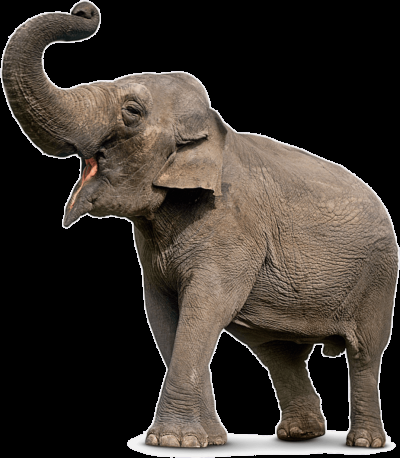
%> input picture C3-C均值聚类/elephant.png, 400 x 458 px
$ octave C3_2_2.m   (GNU Octave 9; MATLAB toolbox functions it lacks are replaced by stand-ins)
%> lines starting %> are read from the running program, lines starting %| are printed output that depends on the picture; in (x1, y1, x2, y2) boxes, pixels count from 0 and x2, y2 are one past the last pixel; in counts of white or black regions, pixels touching at a corner belong together; the program's own positions count from 1
%% C3.2.2 Vector quantization with C-means
% Author: Alephant
% Date: 22 Nov 2022
clc;
close all;
clear;


%% paramters
figpath = 'figures/';
figtype = '.png';


%% raw png
raw_png = imread('elephant.png');
%> raw_png is the input picture: size 458x400x3 uint8; mean R, G, B 59.2, 52.2, 45.7
x = rgb2gray(raw_png);
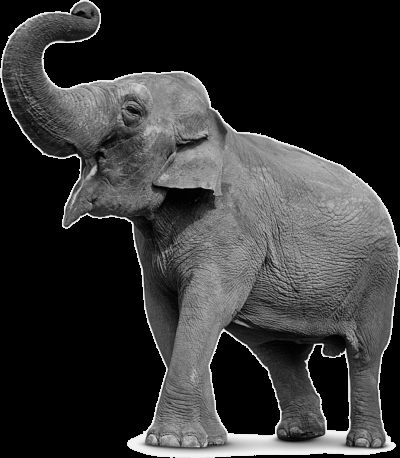
%> x: size 458x400 uint8; min 0, max 243, mean 53.6
figure(1),
imshow(x);
saveas(gcf, [figpath, 'C3.2.2-raw', figtype]) ;
y = double(x(:));


%% Vector quantization
startdata2 = [0;50;100;150;200;250];
idpixelq = kmeans(y,6,'Start',startdata2);
idq6 = (idpixelq == 6);
%> idq6 = 183200 logical values, 6004 true
idq5 = (idpixelq == 5);
%> idq5 = 183200 logical values, 17954 true
idq4 = (idpixelq == 4);
%> idq4 = 183200 logical values, 23353 true
idq3 = (idpixelq == 3);
%> idq3 = 183200 logical values, 21782 true
idq2 = (idpixelq == 2);
%> idq2 = 183200 logical values, 16547 true
idq1 = (idpixelq == 1);
%> idq1 = 183200 logical values, 97560 true

q5 = idq2.*50+ idq3.*100+ idq4.*150+ idq5.*200+ idq6.*250;
qresult5 = reshape(q5, size(x));
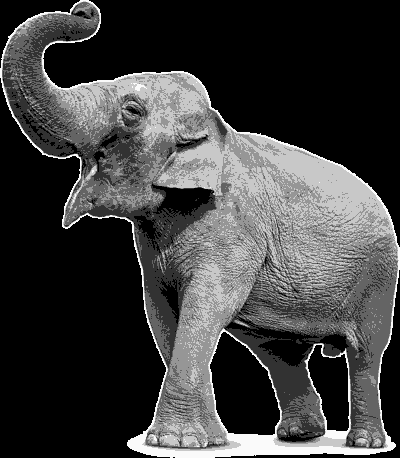
%> qresult5: size 458x400 double; min 0, max 250, mean 63.3
figure(2), imshow(qresult5/250);
saveas(gcf, [figpath, 'C3.2.2-5', figtype]) ;

q4 =  idq3.*100+ idq4.*150+ idq5.*200+ idq6.*250;
qresult = reshape(q4, size(x));
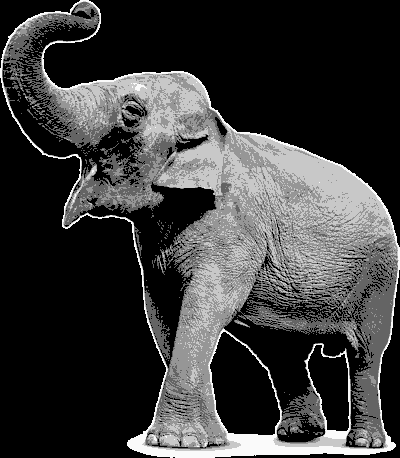
%> qresult: size 458x400 double; min 0, max 250, mean 58.8
figure(3), imshow(qresult/250);
saveas(gcf, [figpath, 'C3.2.2-4', figtype]) ;

q3 =   idq4.*150+ idq5.*200+ idq6.*250;
qresult = reshape(q3, size(x));
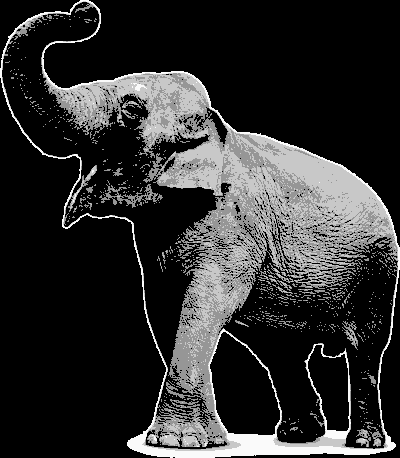
%> qresult: size 458x400 double; min 0, max 250, mean 46.9
figure(4), imshow(qresult/250);
saveas(gcf, [figpath, 'C3.2.2-3', figtype]) ;

q2 =  idq5.*200+ idq6.*250;
qresult = reshape(q2, size(x));
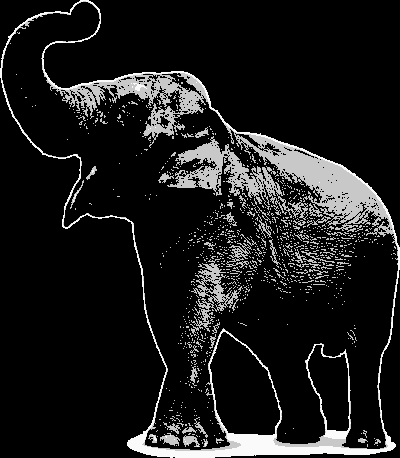
%> qresult: size 458x400 double; min 0, max 250, mean 27.8
figure(5), imshow(qresult/250);
saveas(gcf, [figpath, 'C3.2.2-2', figtype]) ;

q1 =  idq6.*250;
qresult = reshape(q1, size(x));
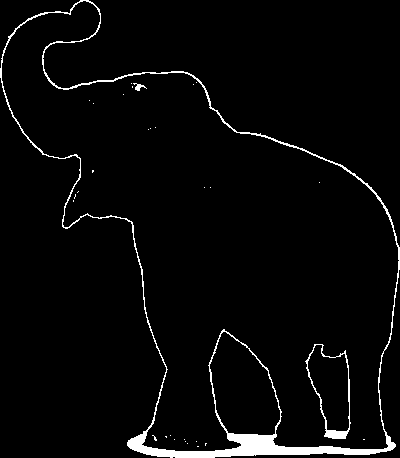
%> qresult: size 458x400 double; values 0 (black) and 250 (white), 3.3% white; 31 white regions (28 under 20 px), largest, box (x1, y1, x2, y2) and area: (0, 0, 400, 458) 5390, (305, 344, 351, 439) 510, (133, 83, 147, 91) 47
figure(6), imshow(qresult/250);
saveas(gcf, [figpath, 'C3.2.2-1', figtype]) ;
